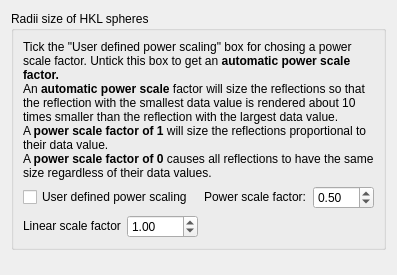
                       <widget class="QWidget" name="tab_3">
                        <attribute name="title">
                         <string>Sizing</string>
                        </attribute>
                        <layout class="QGridLayout" name="gridLayout_27">
                         <item row="0" column="0" alignment="Qt::AlignTop">
                          <widget class="QGroupBox" name="groupBox_3">
                           <property name="sizePolicy">
                            <sizepolicy hsizetype="Preferred" vsizetype="Preferred">
                             <horstretch>1</horstretch>
                             <verstretch>0</verstretch>
                            </sizepolicy>
                           </property>
                           <property name="title">
                            <string>Radii size of HKL spheres</string>
                           </property>
                           <property name="checkable">
                            <bool>false</bool>
                           </property>
                           <layout class="QGridLayout" name="gridLayout_10">
                            <item row="2" column="1">
                             <widget class="MyQDoubleSpinBox" name="radii_scale_spinBox">
                              <property name="sizePolicy">
                               <sizepolicy hsizetype="Maximum" vsizetype="Maximum">
                                <horstretch>0</horstretch>
                                <verstretch>0</verstretch>
                               </sizepolicy>
                              </property>
                              <property name="toolTip">
                               <string>&lt;html&gt;&lt;head/&gt;&lt;body&gt;&lt;p&gt;A linear scale factor of 1 means that if two reflectiions with the largest data values happen to be next to each other their spheres will touch but not overlap.&lt;/p&gt;&lt;/body&gt;&lt;/html&gt;</string>
                              </property>
                              <property name="decimals">
                               <number>2</number>
                              </property>
                              <property name="minimum">
                               <double>0.000000000000000</double>
                              </property>
                              <property name="maximum">
                               <double>1000.000000000000000</double>
                              </property>
                              <property name="singleStep">
                               <double>0.200000000000000</double>
                              </property>
                              <property name="value">
                               <double>1.000000000000000</double>
                              </property>
                             </widget>
                            </item>
                            <item row="1" column="0" colspan="2">
                             <widget class="QCheckBox" name="ManualPowerScalecheckbox">
                              <property name="sizePolicy">
                               <sizepolicy hsizetype="Minimum" vsizetype="Maximum">
                                <horstretch>0</horstretch>
                                <verstretch>0</verstretch>
                               </sizepolicy>
                              </property>
                              <property name="toolTip">
                               <string/>
                              </property>
                              <property name="text">
                               <string>User defined power scaling</string>
                              </property>
                             </widget>
                            </item>
                            <item row="1" column="2">
                             <widget class="QLabel" name="label_10">
                              <property name="sizePolicy">
                               <sizepolicy hsizetype="Minimum" vsizetype="Maximum">
                                <horstretch>0</horstretch>
                                <verstretch>0</verstretch>
                               </sizepolicy>
                              </property>
                              <property name="text">
                               <string>Power scale factor:</string>
                              </property>
                              <property name="alignment">
                               <set>Qt::AlignRight|Qt::AlignTrailing|Qt::AlignVCenter</set>
                              </property>
                              <property name="indent">
                               <number>1</number>
                              </property>
                             </widget>
                            </item>
                            <item row="1" column="3">
                             <widget class="MyQDoubleSpinBox" name="power_scale_spinBox">
                              <property name="sizePolicy">
                               <sizepolicy hsizetype="Maximum" vsizetype="Maximum">
                                <horstretch>0</horstretch>
                                <verstretch>0</verstretch>
                               </sizepolicy>
                              </property>
                              <property name="toolTip">
                               <string extracomment="Exponent of 1 means the size of a sphere for each reflection is proportional to its data value. Exponent of 0 means all spheres will have the same size irrespective of their data values."/>
                              </property>
                              <property name="minimum">
                               <double>-10.000000000000000</double>
                              </property>
                              <property name="maximum">
                               <double>10.000000000000000</double>
                              </property>
                              <property name="singleStep">
                               <double>0.050000000000000</double>
                              </property>
                              <property name="value">
                               <double>0.500000000000000</double>
                              </property>
                             </widget>
                            </item>
                            <item row="0" column="0" colspan="4">
                             <widget class="QLabel" name="label_7">
                              <property name="sizePolicy">
                               <sizepolicy hsizetype="Preferred" vsizetype="Fixed">
                                <horstretch>0</horstretch>
                                <verstretch>0</verstretch>
                               </sizepolicy>
                              </property>
                              <property name="text">
                               <string>&lt;html&gt;&lt;head/&gt;&lt;body&gt;&lt;p&gt;Tick the &amp;quot;User defined power scaling&amp;quot; box for chosing a power scale factor. Untick this box to get an &lt;span style=&quot; font-weight:600;&quot;&gt;automatic power scale factor.&lt;/span&gt;&lt;br/&gt;An &lt;span style=&quot; font-weight:600;&quot;&gt;automatic power scale&lt;/span&gt; factor will size the reflections so that the reflection with the smallest data value is rendered about 10 times smaller than the reflection with the largest data value. &lt;br/&gt;A &lt;span style=&quot; font-weight:600;&quot;&gt;power scale factor of 1&lt;/span&gt; will size the reflections proportional to their data value. &lt;br/&gt;A &lt;span style=&quot; font-weight:600;&quot;&gt;power scale factor of 0&lt;/span&gt; causes all reflections to have the same size regardless of their data values. &lt;/p&gt;&lt;/body&gt;&lt;/html&gt;</string>
                              </property>
                              <property name="textFormat">
                               <enum>Qt::RichText</enum>
                              </property>
                              <property name="scaledContents">
                               <bool>false</bool>
                              </property>
                              <property name="alignment">
                               <set>Qt::AlignLeading|Qt::AlignLeft|Qt::AlignVCenter</set>
                              </property>
                              <property name="wordWrap">
                               <bool>true</bool>
                              </property>
                             </widget>
                            </item>
                            <item row="2" column="0">
                             <widget class="QLabel" name="label_11">
                              <property name="sizePolicy">
                               <sizepolicy hsizetype="Minimum" vsizetype="Maximum">
                                <horstretch>0</horstretch>
                                <verstretch>0</verstretch>
                               </sizepolicy>
                              </property>
                              <property name="toolTip">
                               <string>&lt;html&gt;&lt;head/&gt;&lt;body&gt;&lt;p&gt;A linear scale factor of 1 means that if two reflectiions with the largest data values happen to be next to each other their spheres will touch but not overlap.&lt;/p&gt;&lt;/body&gt;&lt;/html&gt;</string>
                              </property>
                              <property name="text">
                               <string>Linear scale factor</string>
                              </property>
                             </widget>
                            </item>
                           </layout>
                          </widget>
                         </item>
                        </layout>
                       </widget>
